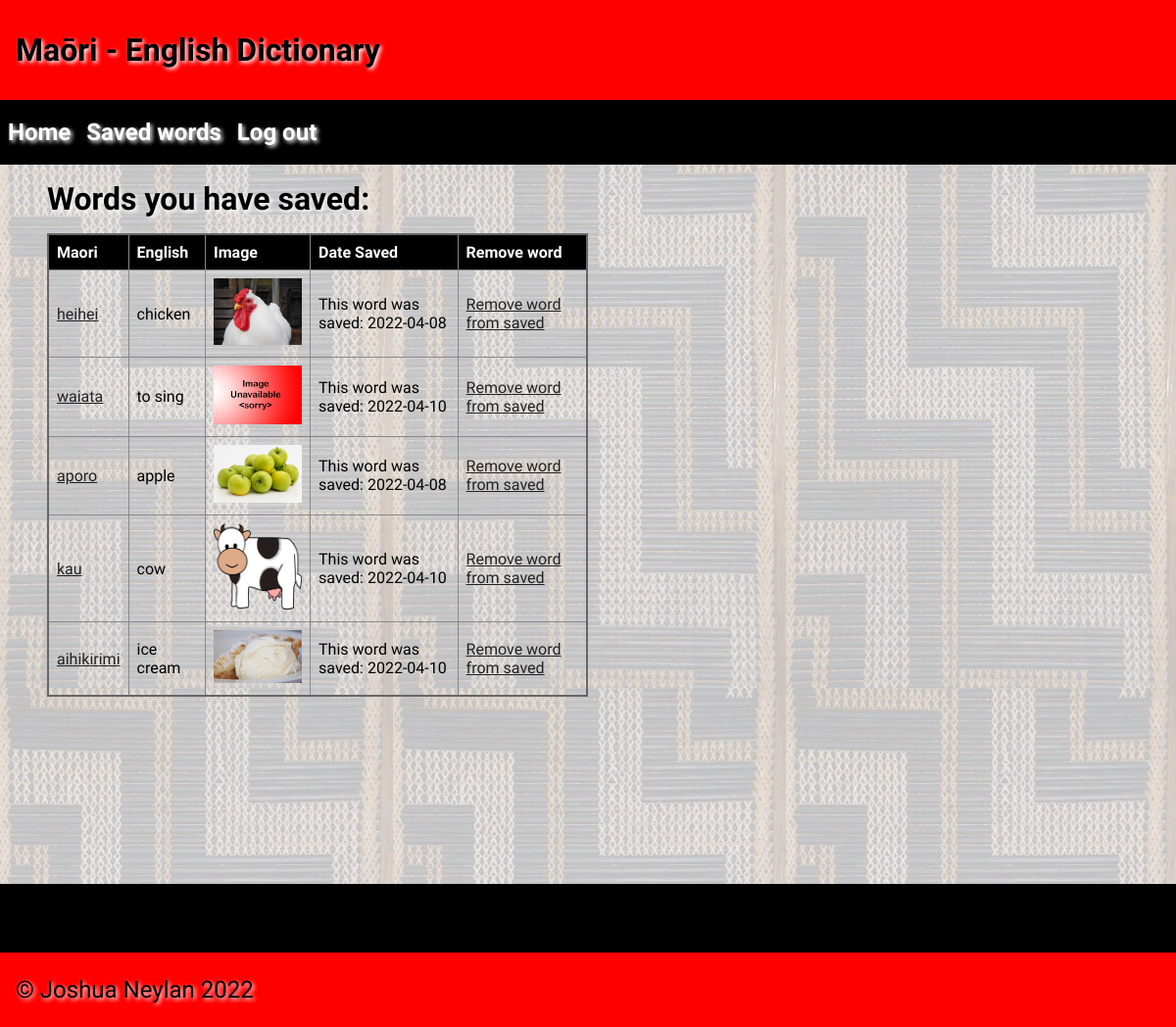
The app's page /saved (signed in), older data.
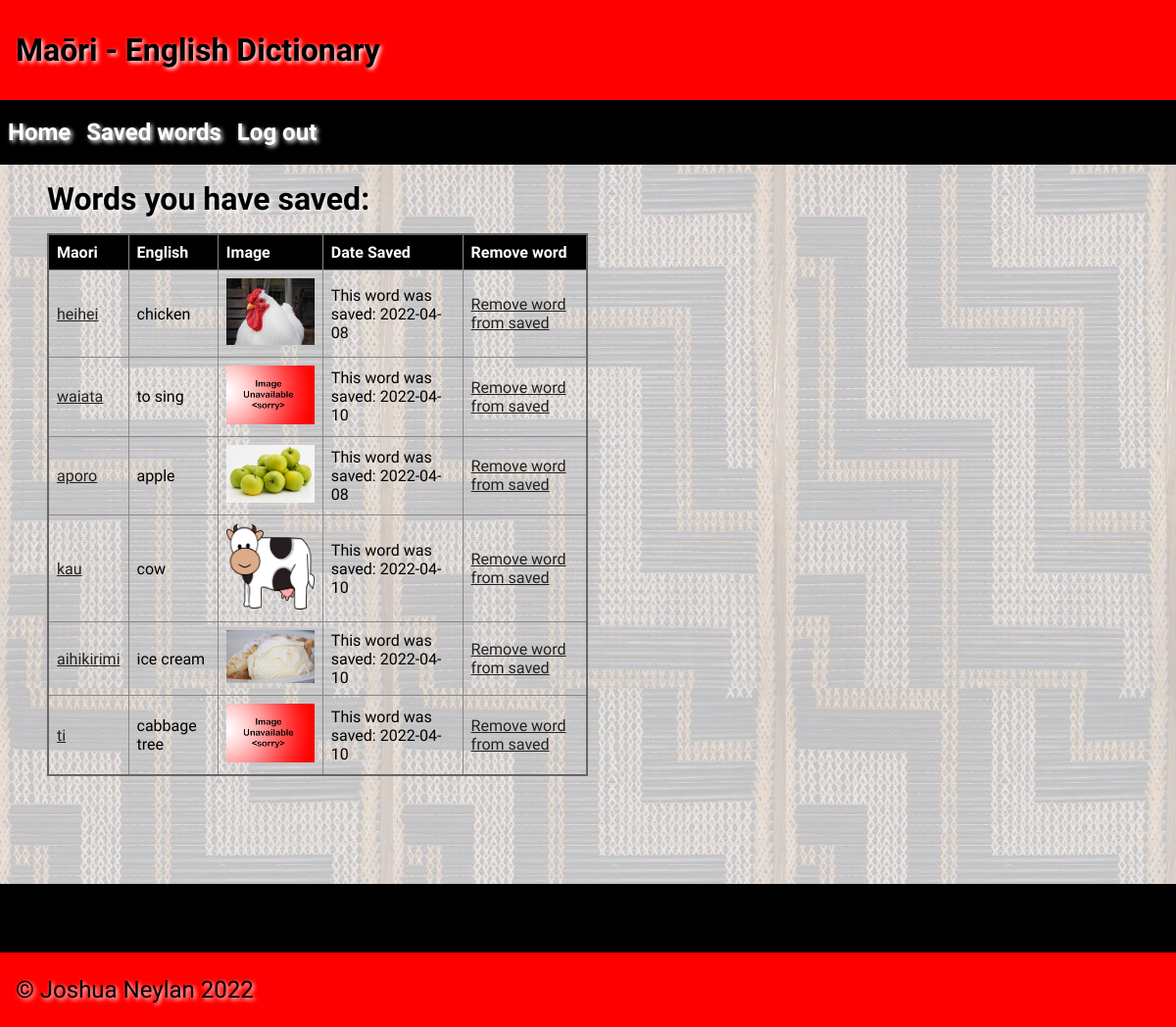
The same page, newer data.
### tables this page shows
CREATE TABLE "Saved_words"
(
    id        INTEGER
        constraint Saved_words_pk
            primary key autoincrement,
    word_id   INTEGER
        references Dictionary,
    user_id   INTEGER
        references User,
    timestamp datetime
);

CREATE TABLE "Dictionary"
(
    id         integer
        constraint Dictionary_pk
            primary key autoincrement,
    maori      varchar(85),
    english    varchar(100),
    category   varchar(50),
    year_level integer(13),
    image      varchar(100),
    timestamp  datetime,
    author     varchar(60),
    definition varchar(200)
);

### app.py (the view)
@app.route("/saved")
def render_saved():
    if not is_logged_in():
        return redirect("/")
    user_id = session["user_id"]
    con = create_connection(DB_NAME)
    query = "SELECT word_id, timestamp FROM Saved_words WHERE user_id = ?;"
    cur = con.cursor()
    cur.execute(query, (user_id,))
    word_ids_with_timestamps = cur.fetchall()
    for i in range(len(word_ids_with_timestamps)):
        word_ids_with_timestamps[i] = word_ids_with_timestamps[i][0], word_ids_with_timestamps[i][1]
    word_ids_with_timestamps = list(set(word_ids_with_timestamps))
    query = "SELECT maori, english, category, image, id FROM Dictionary WHERE id = ?;"
    saved_words_details_list = []
    for word_id_with_timestamp in word_ids_with_timestamps:
        cur.execute(query, (word_id_with_timestamp[0],))
        word_details = cur.fetchall()
        update_word_details = []
        for word in word_details[0]:
            update_word_details.append(word)
        if update_word_details[3] is None:
            update_word_details[3] = "noimage.png"
        saved_words_details_list.append([update_word_details, word_id_with_timestamp[1]])
    return render_template("saved_words.html", logged_in=is_logged_in(),saved_words_details_list=saved_words_details_list)

### app.py (called while the page is built)
def create_connection(db_file):
    try:
        connection = sqlite3.connect(db_file)
        connection.execute("pragma foreign_keys=ON")
        return connection
    except Error as e:
        print(e)
    return None

def is_logged_in():
    if session.get("email") is None:
        return False
    return True

### templates/saved_words.html (shortened to what this page needs)
{% extends 'base.html' %}
{% block heading %}Maōri - English Dictionary{% endblock %}
{% block main %}
    <h1> Words you have saved:</h1>
    <table>
        <tr>
            <th> Maori </th>
            <th> English</th>
            <th> Image </th>
            <th> Date Saved </th>
            <th> Remove word</th>
        </tr>
        {% for word_details in saved_words_details_list %}
            <tr>
                <td><a href = "/{{word_details[0][2]}}/{{word_details[0][0]}}">{{word_details[0][0]}}</a></td>
                <td> {{word_details[0][1]}} </td>
                <td><img class = "thumb" src = "../static/images/{{word_details[0][3]}}"></td>
                <td>This word was saved: {{word_details[1]}}</td>
                <td><a href = "/unsaveword-{{word_details[0][2]}}-{{word_details[0][4]}}">Remove word from saved</a></td>
            </tr>
        {% endfor %}
    </table>
{% endblock %}

### templates/base.html (shortened to what this page needs)
<!doctype html>
<html lang="en">
<head>
	<link href="{{ url_for('static', filename='css/style.css') }}" rel="stylesheet">
</head>
<body>
    <header>
        <h1>{% block heading %}{% endblock %}</h1>
    </header>
    <nav>
        <ul>
            <li><h1><a href="\">Home</a></h1></li>
            {% if logged_in %}
                <li><h1><a href="/saved">Saved words</a></h1></li>
                <li><h1><a href="/logout">Log out</a></h1></li>
            {% else %}
                <li><h1><a href="/login">Login</a></h1></li>
            {% endif %}
        </ul>
    </nav>
    <main>
        <div id = "container">
            {% block main%}{% endblock %}
        </div>
    </main>
    <div class = "footer_top"></div>
    <footer>
        <p>
            &copy; Joshua Neylan 2022
        </p>
    </footer>
</body>
</html>

### static/css/style.css (style rules this page uses)
* { font-family: Comfortaa, sans-serif; margin: 0; padding: 0; box-sizing: border-box; }
header { grid-area: header; background-color: #f00; padding: 1rem; }
nav { grid-area: nav; }
h1, h2, h3, h4 { padding: 1rem 0; font-family: 'Suez One', serif; color: #000; text-shadow: 2px 2px 4px #fff; }
p { padding: 0.5rem 0; }
a { color: #222; }
img { max-width: 500px; }
table { width: 50%; border: 2px solid #666; border-collapse: collapse; }
th, td { border: 1px solid #888; padding: 0.5rem; text-align: left; }
th { background-color: #000; color: #fff; }
.thumb { max-width: 90px; }
footer { grid-area: footer; padding: 1rem; background: #ff0000; }
.footer_top { display: block; width: 100%; height: 70px; background-color: #000000; }
footer p { color: #000; text-shadow: 2px 2px 4px #fff; font-size: 1.5rem; }
#container { width: 92vw; margin: auto; display: table; }
nav { width: 100%; float: left; background-color: rgba(0, 0, 0, 1) }
nav ul { list-style: none; }
nav li { padding: 0.2rem 0.5rem; display: inline; float: left; }
nav a { color: #fff; text-decoration: none; }
main { min-height: 100vh; background-image: url("../images/poutama.jpg"); background-repeat: repeat; }

Row changes from the older to the newer data that the page shows:
added Saved_words: maori "ti", english "cabbage tree", timestamp "2022-04-10"
